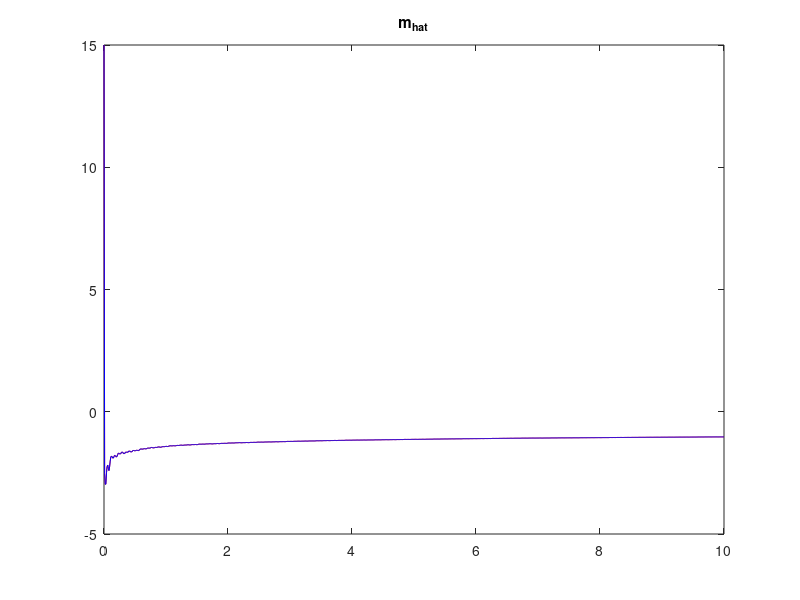

The MATLAB source for this figure:
clear;clc;
totaltime=10;
delta=0.01;
totalstep=totaltime/delta;

m=20;
m_hat1(1)=15;
u(1)=1;
%make n,d
for i=1:totalstep
    disturbance(i)=0.1*(-1+rand);
    noise(i)=0.1*sin(25*i)+0.5*cos(100*i+pi);
end

% use m
for i=1:totalstep    
    yarray(i)=(u(i)/m)+noise(i);
    
    num=delta*sum(yarray.*u);
    den=delta*sum(yarray.*yarray);
    m_hat1(i+1)=(num/den);
    u(i+1)=m_hat1(i+1)*(yarray(i))+disturbance(i);
end;

%clear var.
yarray=[0:1:totalstep-1]*0;
u=yarray;
m_hat2(1)=15;
u(1)=1;

%use m_dot
for i=1:totalstep
    yarray(i)=(u(i)/m)+noise(i);
    
    num=(u(i)-m_hat2(i)*yarray(i))*yarray(i);
    den=delta*sum(yarray.*yarray);
    m_hat_dot(i)=(num/den);
    m_hat2(i+1)=m_hat2(i)+m_hat_dot(i)*delta;
    u(i+1)=m_hat2(i+1)*(yarray(i))+disturbance(i);
end;

plot([0:1:totalstep]*delta,m_hat1,'r');
hold on;
plot([0:1:totalstep]*delta,m_hat2,'b');
title('m_h_a_t');